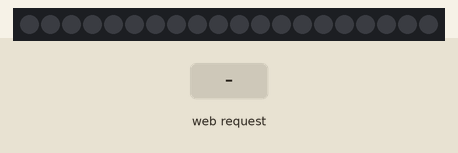
Bench run of a sketch on a simulated ESP8266 (NodeMCU). Shown: 20 RGB LEDs in strip order, left to right. Inputs (shaded band) come from the test bench. WiFi joins after 1.5 s; servers stay silent unless stated; what the sketch prints to the serial monitor is not drawn.

Above: at 2.7 s.
2.8 s: HTTP request GET /led/on received
At 3.2 s:
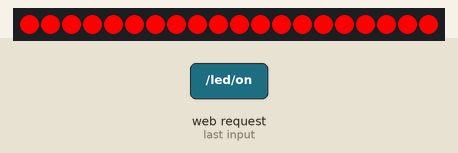
4.3 s: HTTP request GET /led/off received
At 5.6 s:
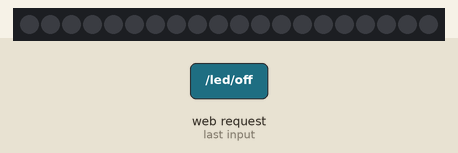
Timing chart, 0 to 7.3 s (numbered marks = the images above; inputs shaded):
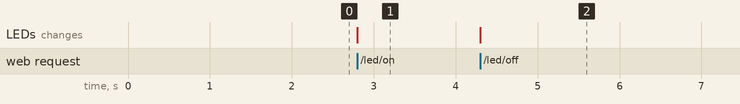

The sketch:

ledBarWithHttpServer.ino
```cpp
#include <ESP8266WiFi.h>
#include <WiFiClient.h>
#include <ESP8266WebServer.h>
#include <Adafruit_NeoPixel.h>

const char* ssid = "wifi-name";
const char* password = "password";

#define LED_PIN 14
#define NUM_PIXELS 20

Adafruit_NeoPixel strip = Adafruit_NeoPixel(NUM_PIXELS, LED_PIN, NEO_GRB + NEO_KHZ800);

ESP8266WebServer server(80);

void handleRoot() {
  String message = "LED strip is currently ";
  message += (strip.getPixelColor(0) > 0) ? "on" : "off";
  server.send(200, "text/plain", message);
}

void handleOn() {
  strip.fill(strip.Color(255, 0, 0), 0, NUM_PIXELS);
  strip.show();
  server.send(200, "text/plain", "LED strip turned on");
}

void handleOff() {
  strip.fill(strip.Color(0, 0, 0), 0, NUM_PIXELS);
  strip.show();
  server.send(200, "text/plain", "LED strip turned off");
}

void setup() {
  strip.begin();
  strip.show();

  Serial.begin(9600);
  WiFi.begin(ssid, password);
  while (WiFi.status() != WL_CONNECTED) {
    delay(500);
    Serial.print(".");
  }

  Serial.println("");
  Serial.println("WiFi connected");
  Serial.println("IP address: ");
  Serial.println(WiFi.localIP());

  server.on("/", handleRoot);
  server.on("/led/on", handleOn);
  server.on("/led/off", handleOff);

  server.begin();
  Serial.println("HTTP server started");
}

void loop() {
  server.handleClient();
}
```

Measured:
- after the input at 2.8 s, the LEDs: change at once (image 1)
- after the input at 4.3 s, the LEDs: change at once (image 2)
